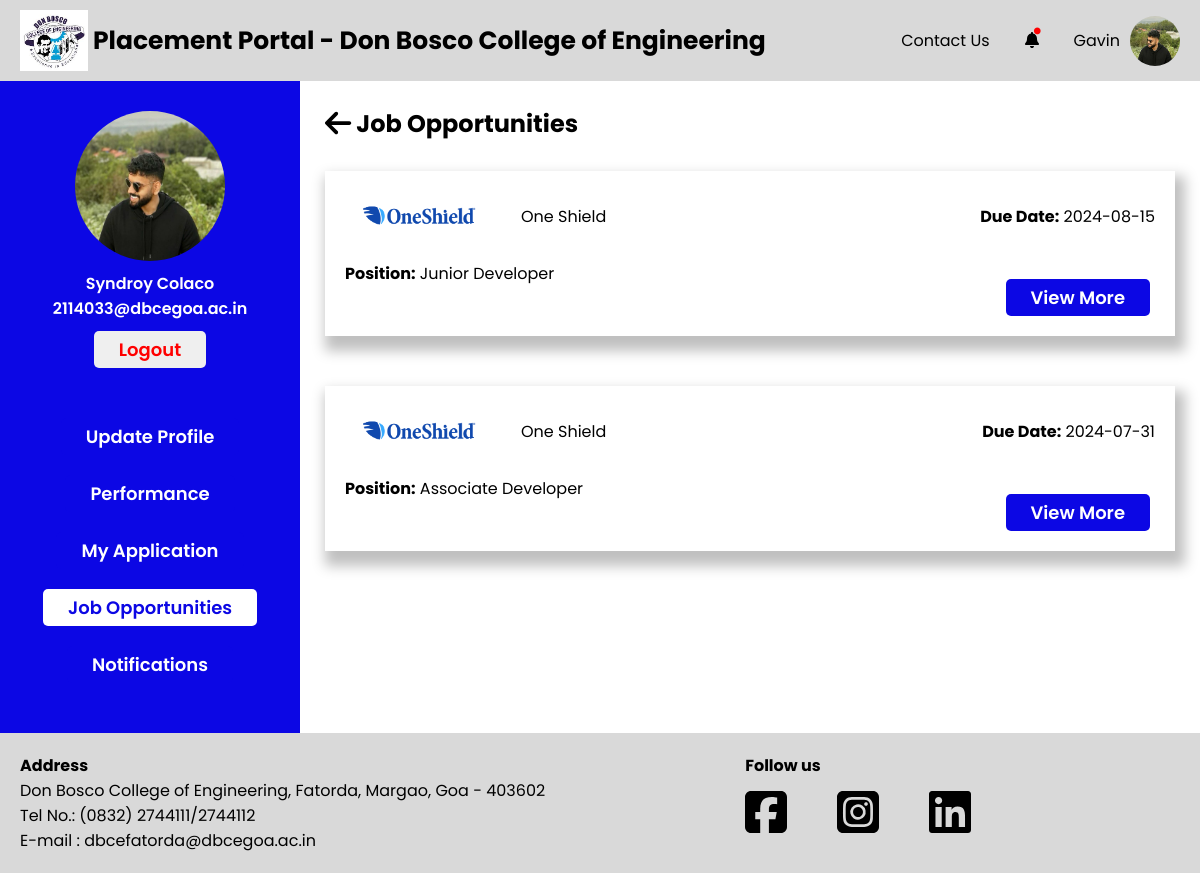
Screenshot of /Students/job-opportunities.php (signed in) with the database file from the repository.
### tables this page shows
CREATE TABLE `student` (
  `S_College_Email` varchar(255) NOT NULL,
  `S_Fname` varchar(255) NOT NULL,
  `S_Mname` varchar(255) NOT NULL,
  `S_Lname` varchar(255) NOT NULL,
  `S_Personal_Email` varchar(255) NOT NULL,
  `S_Address` text NOT NULL,
  `S_Phone_no` varchar(20) NOT NULL,
  `S_Roll_no` varchar(50) NOT NULL,
  `S_PR_No` varchar(50) NOT NULL,
  `S_10th_Perc` decimal(5,2) NOT NULL,
  `S_12th_Perc` decimal(5,2) NOT NULL,
  `S_Password` varchar(255) NOT NULL,
  `S_Resume` varchar(255) NOT NULL,
  `S_Profile_pic` varchar(255) NOT NULL,
  `S_10th_marksheet` varchar(255) NOT NULL,
  `S_12th_marksheet` varchar(255) NOT NULL,
  `S_Class_id` int(11) DEFAULT NULL,
  `S_Year_of_Admission` year(4) NOT NULL,
  `Gender` varchar(1) NOT NULL,
  `PLACED` varchar(10) NOT NULL DEFAULT 'No'
);

CREATE TABLE `company` (
  `C_id` int(11) NOT NULL,
  `C_Name` varchar(255) NOT NULL,
  `C_Logo` varchar(255) DEFAULT NULL,
  `C_Domain` varchar(255) DEFAULT NULL,
  `C_Scope` varchar(255) DEFAULT NULL,
  `C_Description` text DEFAULT NULL,
  `C_Location` varchar(255) DEFAULT NULL,
  `C_Website` varchar(255) DEFAULT NULL,
  `C_HR_name` varchar(255) DEFAULT NULL,
  `C_HR_email` varchar(255) DEFAULT NULL,
  `C_HR_phone` varchar(20) DEFAULT NULL,
  `C_Date_of_Reg` date DEFAULT NULL,
  `C_PC_Email` varchar(255) DEFAULT NULL
);

CREATE TABLE `jobplacements` (
  `J_id` int(11) NOT NULL,
  `J_Position` varchar(255) NOT NULL,
  `J_Backlogs_allowed` tinyint(1) DEFAULT NULL,
  `J_Description` text DEFAULT NULL,
  `J_Due_date` date DEFAULT NULL,
  `J_Offered_salary` float DEFAULT NULL,
  `J_Req_cgpa` decimal(4,2) DEFAULT NULL,
  `J_No_of_posts` int(11) DEFAULT NULL
);

### utility_functions.php (the view, shortened to what this page needs)
<?php
function getJobOffers($email) {
    global $conn;
    $fetchJobQuery = "SELECT C.C_Name as cname, C.C_Logo clogo, P.J_Due_date duedate, P.J_Position position, J.J_id jid
FROM company as C
INNER JOIN jobposting as J ON J.C_id = C.C_id
INNER JOIN jobplacements as P ON P.J_id = J.J_id
WHERE
P.J_Due_date >= CURRENT_DATE;";
    $fetchJob = $conn->prepare($fetchJobQuery);
    $fetchJob->execute();
    $result = $fetchJob->get_result();
    while( $row = $result->fetch_assoc() ) {
        echo '<div class="sections">
                    <div class="company-container">
                        <div class="company-logo-container">
                            <img src="../Data/Companies/Company_Logo/'.$row['clogo'].'" alt="">
                            <p>'.$row['cname'].'</p>
                        </div>
                        <p><strong>Due Date:</strong> '.$row['duedate'].'</p>
                    </div>
                    <p class="position"><strong>Position:</strong> '.$row['position'].'</p>
                    <a href="./job-opportunities-detail.php?jid='.$row['jid'].'" ?><button>View More</button></a>
                </div>';
    }
}
?>

### Students/sidebar.php (shortened to what this page needs)
<?php
global $conn;
if (isset($_SESSION["user_type"]) && isset($_SESSION["user_email"])) {
    $useremail = $_SESSION["user_email"];
    $fetchStudentQuery = "SELECT S_Fname, S_Lname, S_Profile_pic FROM student WHERE S_College_Email = ?";
    $fetchStudent = $conn->prepare($fetchStudentQuery);
    $fetchStudent->bind_param("s", $useremail);
    $fetchStudent->execute();
    $result = $fetchStudent->get_result();
    if ($result->num_rows > 0) {
        $userInfo = $result->fetch_assoc();
        $userName = htmlspecialchars($userInfo['S_Fname'] . ' ' . $userInfo['S_Lname']);
        $userProfilePic = htmlspecialchars($userInfo['S_Profile_pic']);
        $userEmail = htmlspecialchars($useremail);
        echo '<div class="side-bar-container">
                        <div class="fixed-container">
                            <div class="top-container">
                                <img src="../Data/Students/Profile_Images/'. $userProfilePic . '" alt="'.$userProfilePic.'">
                                <p>' . $userName . '</p>
                                <p>' . $userEmail . '</p>
                                <a href="../logout.php"><button>Logout</button></a>
                            </div>
                            <div class="bottom-container">
                                <a href="./my-profile.php"><button id="myprofile">Update Profile</button></a>
                                <a href="./performance-and-metrics.php"><button id="performance">Performance</button></a>
                                <a href="./my-applications.php"><button id="myapplications">My Application</button></a>
                                <a href="./job-opportunities.php"><button id="jobopportunities">Job Opportunities</button></a>
                                <a href="./notifications.php"><button id="notifications">Notifications</button></a>
                            </div>
                        </div>
                    </div>';
    } else {
    }
} else {
    echo "Session variables not set.";
}

### Students/css/footer.css (style rules this page uses)
a { all: unset; }

### Students/css/sidebar.css (style rules this page uses)
.side-bar-container { width: 25%; background-color: var(--primary-blue); padding-bottom: 50px; }
.fixed-container { position: -webkit-sticky; position: sticky; top: 30px; }
.top-container { margin-top: 30px; display: flex; flex-direction: column; align-items: center; }
.top-container img { width: 150px; height: 150px; border-radius: 50%; margin-bottom: 10px; }
.top-container p { color: var(--primary-white); font-weight: 600; }
.top-container button { margin-top: 10px; padding-block: 5px; padding-inline: 25px; border-radius: 5px; border: none; font-weight: 600; font-size: 18px; cursor: pointer; color: red; }
.bottom-container { margin-top: 50px; display: flex; flex-direction: column; align-items: center; gap: 20px; }
.bottom-container button { padding: 5px 25px; border-radius: 5px; border: none; font-weight: 600; font-size: 18px; cursor: pointer; color: var(--primary-white); background-color: var(--primary-blue); }

### root.css (style rules this page uses)
*,*::after,*::before { padding: 0; margin: 0; box-sizing: border-box; font-family: "Poppins", sans-serif; }
:root { --primary-blue : #0C07E4; --primary-grey : #d9d9d9; --primary-white : white; --primary-red : #FB1616; --secondary-grey : #969696; }

### Students/css/job-opportunities.css (style rules this page uses)
*,*::after,*::before { padding: 0; margin: 0; box-sizing: border-box; font-family: "Poppins", sans-serif; }
:root { --primary-blue : #0C07E4; --primary-grey : #d9d9d9; --primary-white : white; }
#jobopportunities { color: var(--primary-blue); background-color: var(--primary-white); }
.sections { position: relative; margin-top: 30px; box-shadow: 5px 10px 12.3px 5px rgba(0, 0, 0, .25); padding: 20px; margin-bottom: 50px; }
.company-logo-container > img { height: 50px; }
.company-logo-container { display: flex; align-items: center; gap: 20px; }
.company-container { display: flex; justify-content: space-between; align-items: center; }
.position { margin-top: 20px; margin-bottom: 30px; }
.sections button { margin-top: 10px; padding-block: 5px; padding-inline: 25px; border-radius: 5px; border: none; font-weight: 600; font-size: 18px; cursor: pointer; background-color: var(--primary-blue); color: var(--primary-white); position: absolute; right: 25px; bottom: 20px; }

### rows the page displays
student: S_Profile_pic (picture), userName "Syndroy Colaco"
company: C_Logo (picture), C_Name "One Shield", jobplacements.J_Due_date "2024-08-15", jobplacements.J_Position "Junior Developer", jobplacements.J_Due_date "2024-07-31", jobplacements.J_Position "Associate Developer"

### other values shown
$userEmail "2114033@dbcegoa.ac.in"
